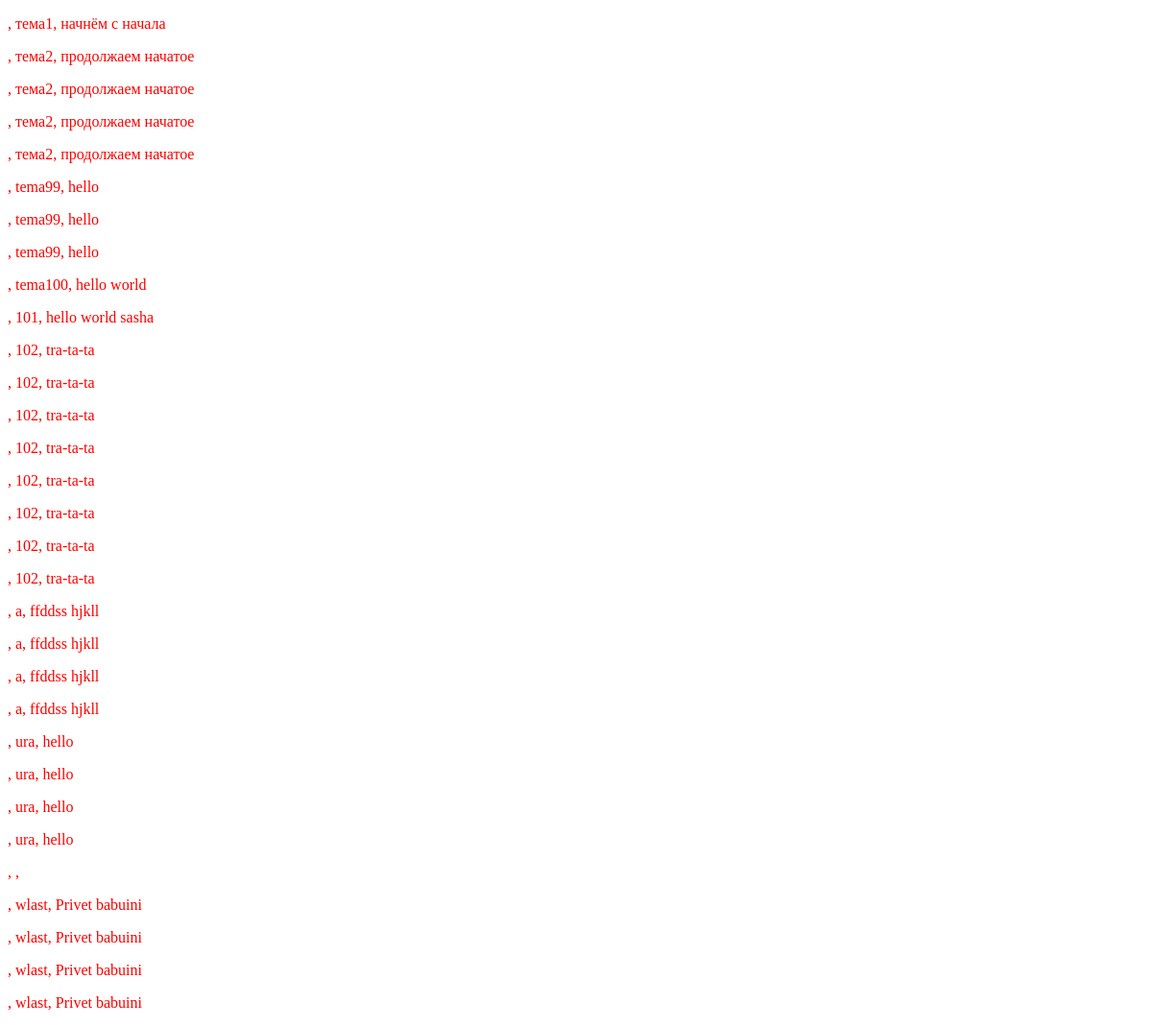
The app's page /guest_book/cont_view, older data.
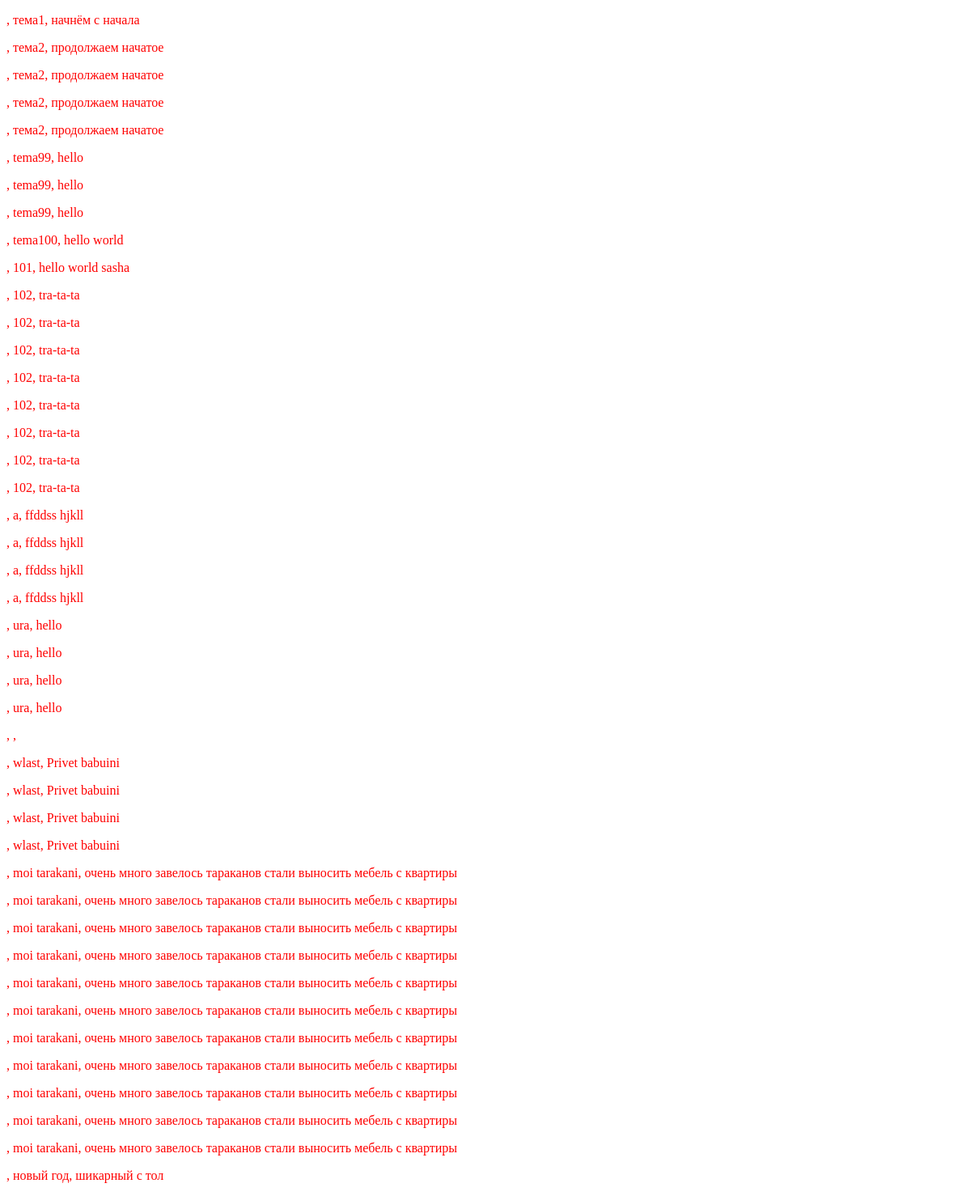
The same page, newer data.
### guest_book/models.py (models this page shows, shortened)
class ContactForm(models.Model):
    subject = models.TextField()
    message = models.TextField()

### guest_book/views.py (the view)
def cont_view(request):
    errors = []
    if request.method == 'POST':
        subject = request.POST.get('subject')
        message = request.POST.get('message')
    if errors == None:
        return render(request, 'guest_book/contact.html',
                          {'errors':errors, 'subject':subject, 'message':message})
    else:
        cont = ContactForm.objects.all()
        return render(request, 'guest_book/str1.html', context=
                            {'cont':cont,})

### guest_book/templates/guest_book/str1.html (shortened to what this page needs)
{% load staticfiles %}
<!DOCTYPE html>
<html lang='en'>
<head>
</head>
  <body>
{% for m in cont %}
<p style="color:red">{{ m.cont }}, {{ m.subject }}, {{ m.message }}</p>
{% endfor %}
</body>
</html>

Row changes from the older to the newer data that the page shows:
added ContactForm: subject "moi tarakani", message "очень много завелось тараканов стали выносить мебель с квартиры"
added ContactForm: subject "moi tarakani", message "очень много завелось тараканов стали выносить мебель с квартиры"
added ContactForm: subject "moi tarakani", message "очень много завелось тараканов стали выносить мебель с квартиры"
added ContactForm: subject "moi tarakani", message "очень много завелось тараканов стали выносить мебель с квартиры"
added ContactForm: subject "moi tarakani", message "очень много завелось тараканов стали выносить мебель с квартиры"
added ContactForm: subject "moi tarakani", message "очень много завелось тараканов стали выносить мебель с квартиры"
added ContactForm: subject "moi tarakani", message "очень много завелось тараканов стали выносить мебель с квартиры"
added ContactForm: subject "moi tarakani", message "очень много завелось тараканов стали выносить мебель с квартиры"
added ContactForm: subject "moi tarakani", message "очень много завелось тараканов стали выносить мебель с квартиры"
added ContactForm: subject "moi tarakani", message "очень много завелось тараканов стали выносить мебель с квартиры"
added ContactForm: subject "moi tarakani", message "очень много завелось тараканов стали выносить мебель с квартиры"
added ContactForm: subject "новый год", message "шикарный с тол"
